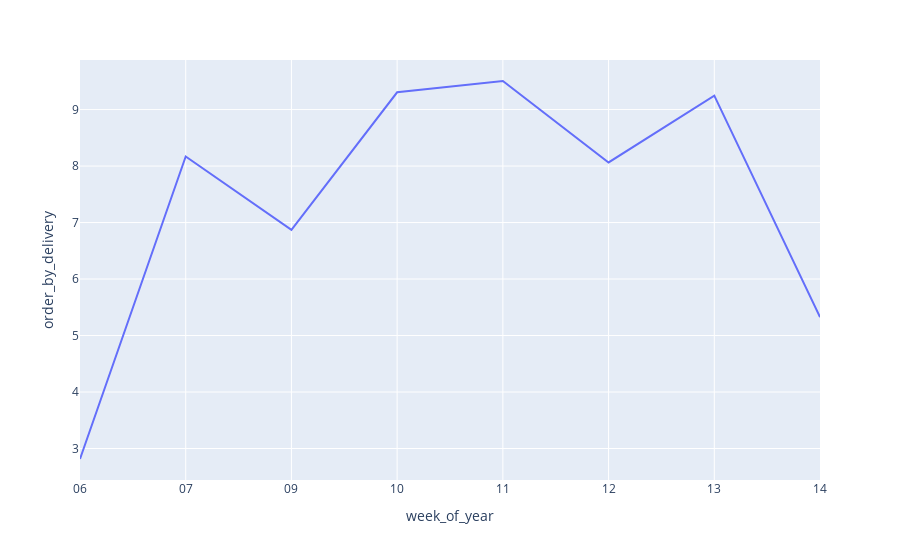

Write notebook code for a chart like this one.
### Markdown cell above
#### 1.5 - Quantidade de pedidos por entregador por semana

### Code cell
#Quantidade de pedios por semana/número únido de entregadores por semana
temp_pedido_por_semana = df1.groupby("week_of_year").agg({"ID":"count"}).reset_index().rename(columns={"ID":"Qtde_Pedidos"})
temp_entregadores_por_semana = df1.groupby("week_of_year").agg({"Delivery_person_ID":"nunique"}).reset_index().rename(columns={"Delivery_person_ID":"Entregadores_Unicos"})

pedidos_entregadores_semana = temp_pedido_por_semana.merge(temp_entregadores_por_semana, on="week_of_year", how="inner")
pedidos_entregadores_semana["order_by_delivery"] = pedidos_entregadores_semana["Qtde_Pedidos"]/pedidos_entregadores_semana["Entregadores_Unicos"]

px.line(data_frame=pedidos_entregadores_semana, x="week_of_year", y="order_by_delivery")

### Figure 1 — Plotly figure (JSON) as saved in the notebook; plotly's stock layout.template omitted (floating-point values rounded to 4 significant figures)
{"data": [{"hovertemplate": "week_of_year=%{x}<br>order_by_delivery=%{y}<extra></extra>", "legendgroup": "", "line": {"color": "#636efa", "dash": "solid"}, "marker": {"symbol": "circle"}, "mode": "lines", "name": "", "orientation": "v", "showlegend": false, "type": "scatter", "x": ["06", "07", "09", "10", "11", "12", "13", "14"], "xaxis": "x", "y": [2.814, 8.17, 6.871, 9.306, 9.506, 8.064, 9.246, 5.325], "yaxis": "y"}], "layout": {"legend": {"tracegroupgap": 0}, "margin": {"t": 60}, "xaxis": {"anchor": "y", "domain": [0, 1], "title": {"text": "week_of_year"}}, "yaxis": {"anchor": "x", "domain": [0, 1], "title": {"text": "order_by_delivery"}}}}
